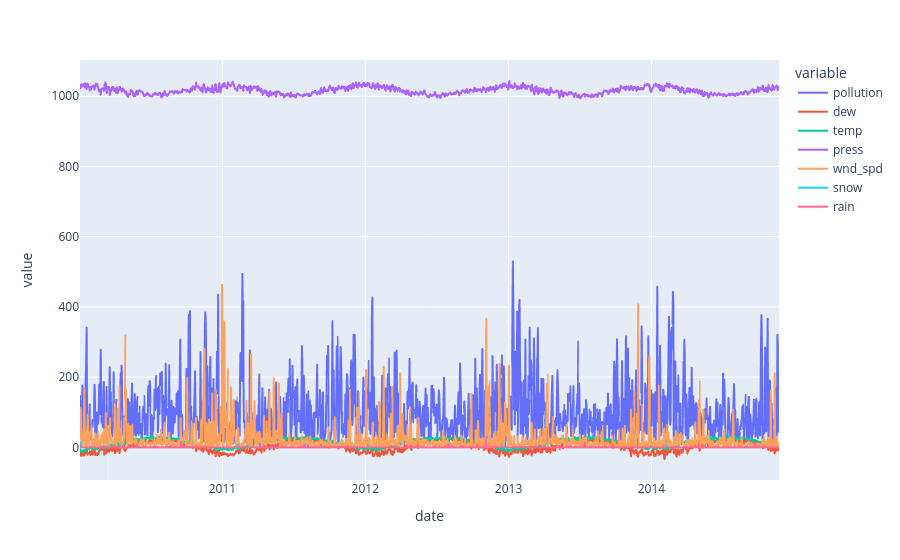

Source (notebook cell):
### Markdown cell above
### Visualize the data

### Code cell
import pandas as pd
import plotly.express as px

df = pd.read_csv(filename)
fig = px.line(df, x="date", y=df.columns)
fig.show()

### Figure 1 — Plotly figure (JSON) as saved in the notebook; plotly's stock layout.template omitted (floating-point values rounded to 4 significant figures; data arrays with more than 128 entries replaced by an {"elided": "..."} marker saying what was removed)
{"data": [{"hovertemplate": "variable=pollution<br>date=%{x}<br>value=%{y}<extra></extra>", "legendgroup": "pollution", "line": {"color": "#636efa", "dash": "solid"}, "marker": {"symbol": "circle"}, "mode": "lines", "name": "pollution", "showlegend": true, "type": "scattergl", "x": {"elided": "1751 str values"}, "xaxis": "x", "y": {"elided": "1751 float values"}, "yaxis": "y"}, {"hovertemplate": "variable=dew<br>date=%{x}<br>value=%{y}<extra></extra>", "legendgroup": "dew", "line": {"color": "#EF553B", "dash": "solid"}, "marker": {"symbol": "circle"}, "mode": "lines", "name": "dew", "showlegend": true, "type": "scattergl", "x": {"elided": "1751 str values"}, "xaxis": "x", "y": {"elided": "1751 float values"}, "yaxis": "y"}, {"hovertemplate": "variable=temp<br>date=%{x}<br>value=%{y}<extra></extra>", "legendgroup": "temp", "line": {"color": "#00cc96", "dash": "solid"}, "marker": {"symbol": "circle"}, "mode": "lines", "name": "temp", "showlegend": true, "type": "scattergl", "x": {"elided": "1751 str values"}, "xaxis": "x", "y": {"elided": "1751 float values"}, "yaxis": "y"}, {"hovertemplate": "variable=press<br>date=%{x}<br>value=%{y}<extra></extra>", "legendgroup": "press", "line": {"color": "#ab63fa", "dash": "solid"}, "marker": {"symbol": "circle"}, "mode": "lines", "name": "press", "showlegend": true, "type": "scattergl", "x": {"elided": "1751 str values"}, "xaxis": "x", "y": {"elided": "1751 float values"}, "yaxis": "y"}, {"hovertemplate": "variable=wnd_spd<br>date=%{x}<br>value=%{y}<extra></extra>", "legendgroup": "wnd_spd", "line": {"color": "#FFA15A", "dash": "solid"}, "marker": {"symbol": "circle"}, "mode": "lines", "name": "wnd_spd", "showlegend": true, "type": "scattergl", "x": {"elided": "1751 str values"}, "xaxis": "x", "y": {"elided": "1751 float values"}, "yaxis": "y"}, {"hovertemplate": "variable=snow<br>date=%{x}<br>value=%{y}<extra></extra>", "legendgroup": "snow", "line": {"color": "#19d3f3", "dash": "solid"}, "marker": {"symbol": "circle"}, "mode": "lines", "name": "snow", "showlegend": true, "type": "scattergl", "x": {"elided": "1751 str values"}, "xaxis": "x", "y": {"elided": "1751 float values"}, "yaxis": "y"}, {"hovertemplate": "variable=rain<br>date=%{x}<br>value=%{y}<extra></extra>", "legendgroup": "rain", "line": {"color": "#FF6692", "dash": "solid"}, "marker": {"symbol": "circle"}, "mode": "lines", "name": "rain", "showlegend": true, "type": "scattergl", "x": {"elided": "1751 str values"}, "xaxis": "x", "y": {"elided": "1751 float values"}, "yaxis": "y"}], "layout": {"legend": {"title": {"text": "variable"}, "tracegroupgap": 0}, "margin": {"t": 60}, "xaxis": {"anchor": "y", "domain": [0, 1], "title": {"text": "date"}}, "yaxis": {"anchor": "x", "domain": [0, 1], "title": {"text": "value"}}}}
